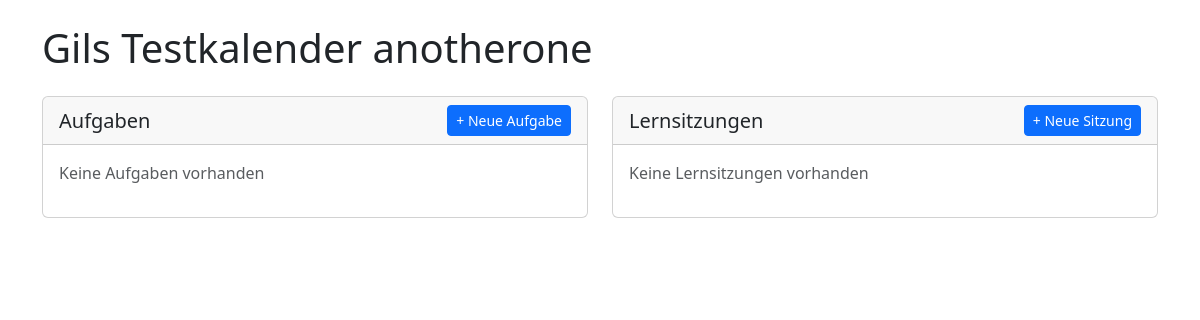
The app's page /calendar/1/ (signed in), older data.
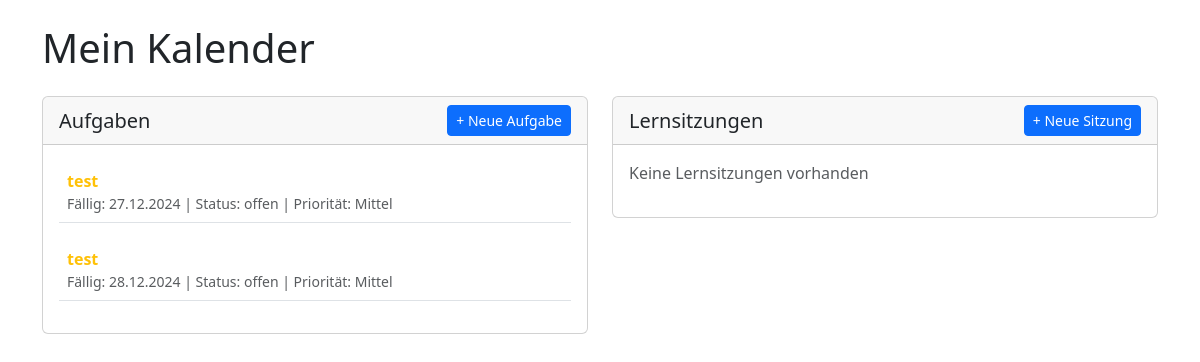
The same page, newer data.
### studyplanner/models.py (models this page shows, shortened)
class Calendar(models.Model):
    name = models.CharField(max_length=100)
    beschreibung = models.TextField(blank=True, null=True)
    datum = models.DateField(default=timezone.now)
    user = models.ForeignKey(User, on_delete=models.CASCADE)

class Task(models.Model):
    REPEAT_CHOICES = [
        ('none', 'Keine Wiederholung'),
        ('daily', 'Täglich'),
        ('weekly', 'Wöchentlich'),
        ('biweekly', 'Alle zwei Wochen'),
    ]
    PRIORITY_CHOICES = [
        ('niedrig', 'Niedrig'),
        ('mittel', 'Mittel'),
        ('hoch', 'Hoch'),
    ]
    title = models.CharField(max_length=100)
    beschreibung = models.TextField(blank=True, null=True)
    datum = models.DateField()
    status = models.CharField(max_length=20, default='offen')
    kalender = models.ForeignKey(Calendar, on_delete=models.CASCADE)
    kategorie = models.ForeignKey(Category, on_delete=models.CASCADE)
    user = models.ForeignKey(User, on_delete=models.CASCADE)
    repeat = models.CharField(max_length=10, choices=REPEAT_CHOICES, default='none')
    priority = models.CharField(max_length=10, choices=PRIORITY_CHOICES, default='niedrig')
    subject = models.ForeignKey('Subject', on_delete=models.SET_NULL, null=True, blank=True)

### studyplanner/views.py (the view)
# urls.py: path('calendar/<int:pk>/', views.calendar_detail, name='calendar_detail'),
def calendar_detail(request, pk):
    calendar = get_object_or_404(Calendar, pk=pk)
    tasks = Task.objects.filter(kalender=calendar, user=request.user)
    study_sessions = StudySession.objects.filter(kalender=calendar, user=request.user)
    return render(request, 'calendar_detail.html', {
        'calendar': calendar,
        'tasks': tasks,
        'study_sessions': study_sessions
    })

### studyplanner/templates/calendar_detail.html (shortened to what this page needs)
<!DOCTYPE html>
<html>
<head>
    <link href="https://cdn.jsdelivr.net/npm/bootstrap@5.3.0/dist/css/bootstrap.min.css" rel="stylesheet">
</head>
<body>
    <div class="container mt-4">
        <div class="mb-4">
            <h1>{{ calendar.name }}</h1>
        </div>
        <div class="row">
            <div class="col-md-6 mb-4">
                <div class="card">
                    <div class="card-header d-flex justify-content-between align-items-center">
                        <h5 class="mb-0">Aufgaben</h5>
                        <a href="{% url 'task_create' %}" class="btn btn-sm btn-primary">+ Neue Aufgabe</a>
                    </div>
                    <div class="card-body">
                        {% for task in tasks %}
                            <div class="mb-3 p-2 border-bottom priority-{{ task.priority }}">
                                <strong>{{ task.title }}</strong>
                                <div class="small text-muted">
                                    Fällig: {{ task.datum|date:"d.m.Y" }}
                                    | Status: {{ task.status }}
                                    | Priorität: {{ task.get_priority_display }}
                                </div>
                            </div>
                        {% empty %}
                            <p class="text-muted">Keine Aufgaben vorhanden</p>
                        {% endfor %}
                    </div>
                </div>
            </div>
            <div class="col-md-6 mb-4">
                <div class="card">
                    <div class="card-header d-flex justify-content-between align-items-center">
                        <h5 class="mb-0">Lernsitzungen</h5>
                        <a href="{% url 'study_session_create' %}" class="btn btn-sm btn-primary">+ Neue Sitzung</a>
                    </div>
                    <div class="card-body">
                        {% for session in study_sessions %}
                            <div class="mb-3 p-2 border-bottom">
                                <strong>{{ session.title }}</strong>
                                <div class="small text-muted">
                                    {{ session.start_time|date:"d.m.Y H:i" }} - {{ session.end_time|date:"d.m.Y H:i" }}
                                </div>
                            </div>
                        {% empty %}
                            <p class="text-muted">Keine Lernsitzungen vorhanden</p>
                        {% endfor %}
                    </div>
                </div>
            </div>
        </div>
    </div>
</body>
</html>

### studyplanner/templates/calendar_detail.html (style rules this page uses)
.priority-mittel { color: #ffc107; }

Row changes from the older to the newer data that the page shows:
changed Calendar: name "Gils Testkalender anotherone" → "Mein Kalender"
added Task: title "test", datum "27.12.2024", status "offen", priority "Mittel"
added Task: title "test", datum "28.12.2024", status "offen", priority "Mittel"
Text that changed along with them:
text no longer shown: "Keine Aufgaben vorhanden"
